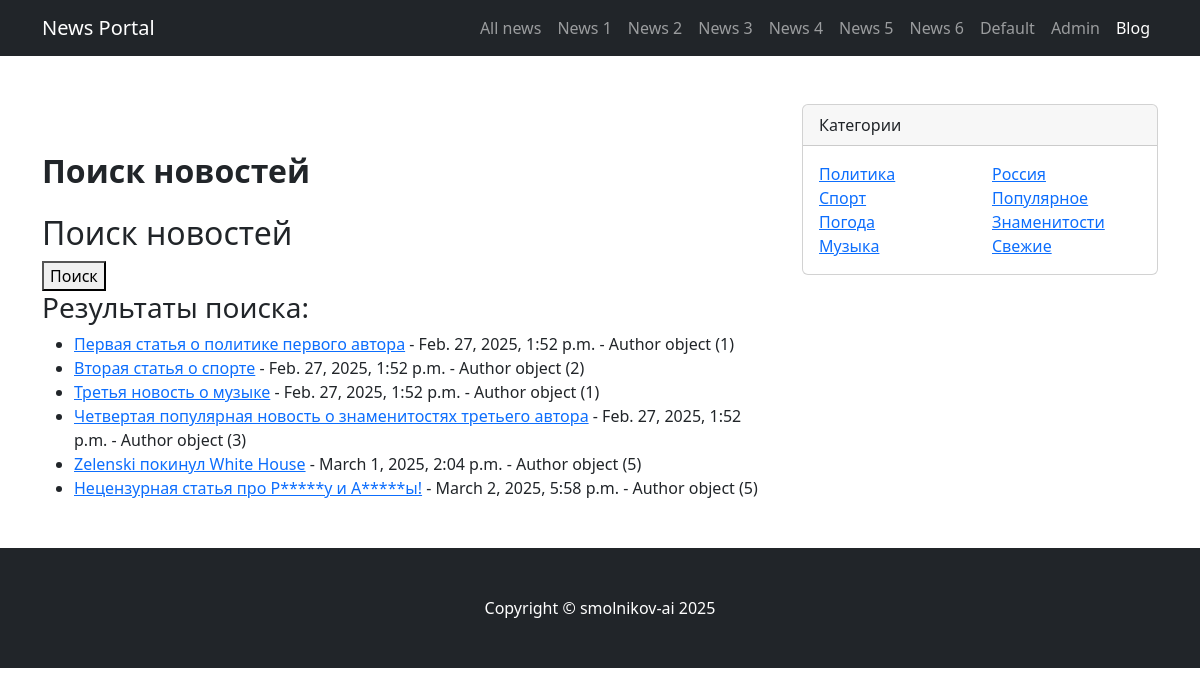
Page /news/search/ on the earlier database version.
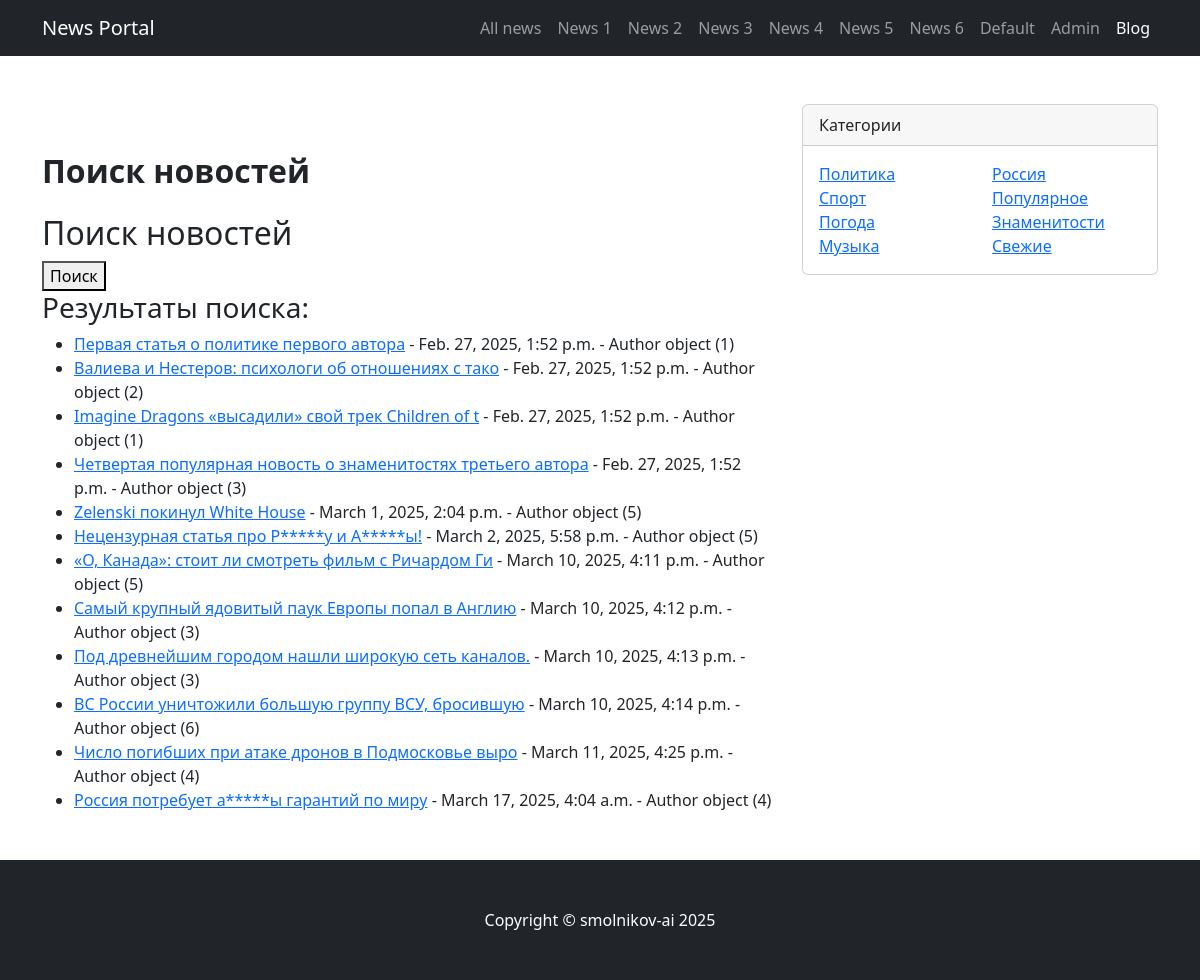
Same page on the later database version.
### news/models.py (models this page shows, shortened)
class Post(models.Model):
    author = models.ForeignKey(Author, on_delete=models.CASCADE)
    type = models.CharField(choices=POST_TYPES, max_length=2, default='NW')
    date_time_in = models.DateTimeField(auto_now_add=True)
    categories = models.ManyToManyField(Category, through='PostCategory')
    title = models.CharField(max_length=50)
    content = models.TextField()
    rating_post = models.IntegerField(default=0)

class Author(models.Model):
    user = models.OneToOneField(User, on_delete=models.CASCADE)
    rating_author = models.IntegerField(default=0)
    """
    According to the terms of reference, the overall rating of the author is determined by the amount:
    - triple total rating of all posts by the author
    - the total rating of all the author's comments
    - the total rating of all comments on the author's articles

    It starts when a reaction (like/dislike, post/comment) is added
    """

### news/views.py (the view)
# urls.py: path('news/search/', news_search, name='post_search'),
def news_search(request):
    form = NewsSearchForm(request.GET)  # Заполняем форму данными из GET-запроса
    news = Post.objects.all()  # Получаем все новости (изначально)
    if form.is_valid():
        title = form.cleaned_data.get('title')
        author = form.cleaned_data.get('author')
        date_after = form.cleaned_data.get('date_after')
        if title:
            news = news.filter(title__icontains=title)  # Поиск по названию
        if author:
            news = news.filter(
                author__user__username__icontains=author)  # Поиск по автору (предполагается поле author в модели)
        if date_after:
            news = news.filter(date_time_in__gte=date_after)  # Дата позже указанной
    context = {
        'form': form,
        'news': news,
    }
    return render(request, 'post_search.html', context)

### news/forms.py (called while the page is built)
    def clean_date_after(self):  # Если нужно, добавляем валидацию даты
        date_after = self.cleaned_data.get('date_after')
        return date_after

### news/templatetags/custom_filters.py (called while the page is built)
@register.filter()
def censor(value):
    incorrect_list = ['Редиск', 'Ананас', 'LGBT']
    for incorrect_word in incorrect_list:
        value = value.replace(incorrect_word[1:], '*' * (len(incorrect_word) - 1))
    return value

### templates/post_search.html (shortened to what this page needs)
{% extends 'flatpages/default.html' %}
{% load custom_filters %}
{% load custom_tags %}
{% block title %}
    Поиск новостей
{% endblock title %}
{% block content %}
    <h2>Поиск новостей</h2>
    <form method="get">
        <button type="submit">Поиск</button>
    </form>
    {% if news %}
        <h3>Результаты поиска:</h3>
        <ul>
            {% for item in news %}
                <li>
                    <a href="{% url 'post_detail' item.id %}">{{ item.title|censor }}</a>
                    - {{ item.date_time_in }} - {{ item.author }}
                </li>
            {% endfor %}
        </ul>
    {% else %}
        <p>Ничего не найдено.</p>
    {% endif %}
{% endblock content %}

Differences in the rows shown:
changed Post "Author object (2)": title|censor "Вторая статья о спорте" → "Валиева и Нестеров: психологи об отношениях с тако"
changed Post: title|censor "Третья новость о музыке" → "Imagine Dragons «высадили» свой трек Children of t"
added Post: title|censor "«О, Канада»: стоит ли смотреть фильм с Ричардом Ги", date_time_in "March 10, 2025, 4:11 p.m.", author "Author object (5)"
added Post: title|censor "Самый крупный ядовитый паук Европы попал в Англию", date_time_in "March 10, 2025, 4:12 p.m.", author "Author object (3)"
added Post: title|censor "Под древнейшим городом нашли широкую сеть каналов.", date_time_in "March 10, 2025, 4:13 p.m.", author "Author object (3)"
added Post: title|censor "ВС России уничтожили большую группу ВСУ, бросившую", date_time_in "March 10, 2025, 4:14 p.m.", author "Author object (6)"
added Post: title|censor "Число погибших при атаке дронов в Подмосковье выро", date_time_in "March 11, 2025, 4:25 p.m.", author "Author object (4)"
added Post: title|censor "Россия потребует а*****ы гарантий по миру", date_time_in "March 17, 2025, 4:04 a.m.", author "Author object (4)"
